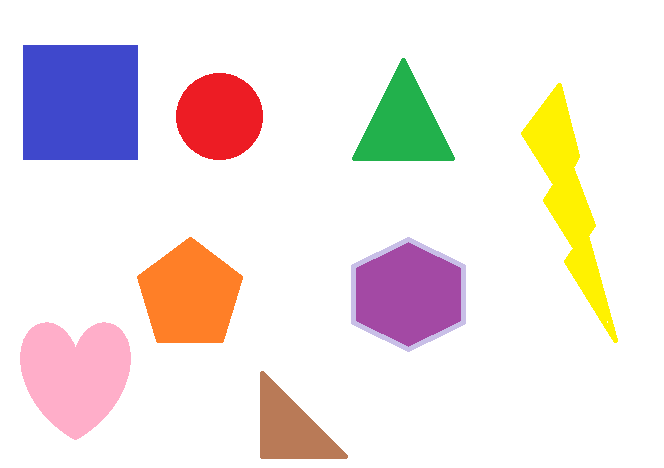
#> input picture algorithm/objectS/src/img.png, 664 x 468 px
$ python first.py   (older library calls are emulated)
#> lines starting #> are read from the running program, lines starting #| are printed output that depends on the picture; after the words box and inside, x2 and y2 are one past the last pixel; in counts of white or black regions, pixels touching at a corner belong together
import numpy as np
import cv2 as cv
'''
图像的灰度化、图像的二值化、图像轮廓的提取以及中心点的生成。
'''

font = cv.FONT_HERSHEY_TRIPLEX  # 定义字体
while True:
    img = cv.imread('src/img.png')
#> img is the input picture: shape (468, 664, 3); mean B, G, R 227.2, 228.4, 238.8
    img_gray = cv.cvtColor(img, cv.COLOR_RGB2GRAY)
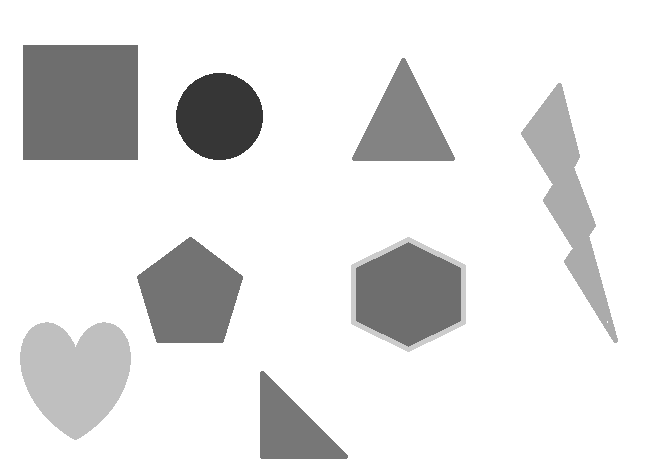
#> img_gray: shape (468, 664); min 54, max 255, mean 229.2
    cv.namedWindow('input_image', cv.WINDOW_AUTOSIZE)

    ret, binary = cv.threshold(img_gray, 127, 255, cv.THRESH_BINARY_INV | cv.THRESH_OTSU)
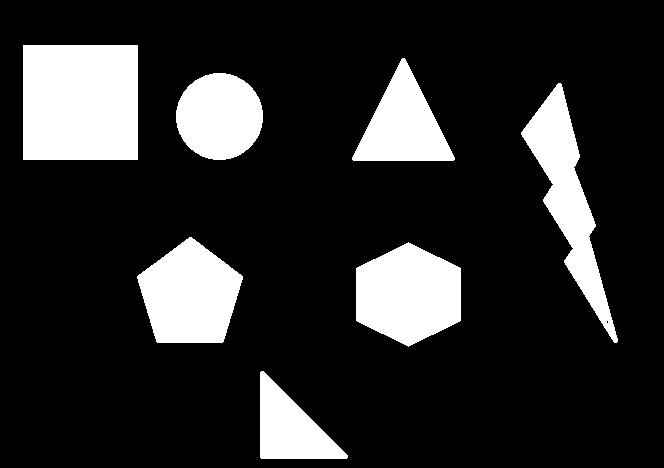
#> binary: shape (468, 664); 17% white; 7 white regions, largest, box (x1, y1, x2, y2) and area: (23, 45, 138, 160) 13225, (356, 242, 461, 347) 8264, (137, 237, 243, 343) 7908
#> ret = 171
    # 形态学闭运算(消除黑洞)
    kernel = cv.getStructuringElement(cv.MORPH_RECT, (5, 5))
    binary_closing = cv.morphologyEx(binary, cv.MORPH_CLOSE, kernel)
#> binary_closing: shape (468, 664); 17% white; 7 white regions

    # 检索轮廓: 第二个参数表示轮廓的检索模式, 第三个参数method为轮廓的近似办法
    contours, hierarchy = cv.findContours(binary_closing, cv.RETR_EXTERNAL, cv.CHAIN_APPROX_SIMPLE)
#> contours = 7 contours; box (x1, y1, x2, y2) and area: (23, 45, 138, 160) 12996, (356, 242, 461, 347) 8107, (137, 237, 243, 343) 7756, (521, 83, 618, 343) 7351, (176, 73, 263, 160) 5810, (352, 58, 455, 161) 5453, (260, 371, 348, 459) 4040
    cv.imshow('close',binary_closing)

    # 遍历全部轮廓
    for i, contour in enumerate(contours):
        # 轮廓面积
        area = cv.contourArea(contour)
        # 几何矩
        mm = cv.moments(contour)
        # 获得中心矩(质心坐标)
        if mm['m00']:
            cx = int(mm['m10'] / mm['m00'])
            cy = int(mm['m01'] / mm['m00'])
        else:
            continue

        """
        circle(img, center, radius, color[, thickness[, lineType[, shift]]]) -> img
        #在原图img上绘制圆（圆心np.int(cx), np.int(cy)）
        半径 3 ,颜色(0,255,0)绿,线宽2（如果为负数则填充）
        """
        # 绘制中心点
        cv.circle(img, (np.int(cx), np.int(cy)), 3, (0, 0, 0), -1)
        cv.putText(img,"({},{})".format(cx,cy),(cx-50,cy-20),font,0.7, (0,0,0), 1)
        '''
        # 轮廓外接矩形面积
        x, y, w, h = cv.boundingRect(contour)
        cv.rectangle(img, (x, y), (x + w, y + h), (127, 127, 255), 2)
        '''
        # 拟合多边形
        approxCurve = cv.approxPolyDP(contour, 10, True)
        # 画轮廓多边形拟合数目>6的图形轮廓为红色
        if approxCurve.shape[0] > 6:
            # 绘制轮廓: 第二个参数是轮廓本身，在Python中是一个list。第三个绘制轮廓list中的哪条轮廓，如果是-1，则绘制其中的所有轮廓。
            cv.drawContours(img, contours, i, (0, 0, 255), 2)
        # 画轮廓多边形拟合数目=4的图形轮廓为绿色
        elif approxCurve.shape[0] == 4:
            cv.drawContours(img, contours, i, (0, 255, 0), 2)
        # 画轮廓多边形拟合数目=3的图形轮廓为蓝
        elif approxCurve.shape[0] == 3:
            cv.drawContours(img, contours, i, (255, 0, 0), 2)
        # 画其余数目的轮廓多边形拟合的图形轮廓为黄色
        else:
            cv.drawContours(img, contours, i, (0, 255, 255), 2)
#> this loop made 7 passes
#> (area, cx, cy, approxCurve) on passes 1, 6, 7: (4039.5, 289, 428, [[261, 371], [260, 457], [346, 458]]), (5453, 403, 125, [[402, 58], [352, 159], [453, 160]]), (12996, 80, 102, [[23, 45], [23, 159], [137, 159], [137, 45]])
#> (area, cx, cy) on passes 2 to 5: (8107, 408, 294), (7756, 189, 294), (7351, 567, 195), (5810, 219, 116)
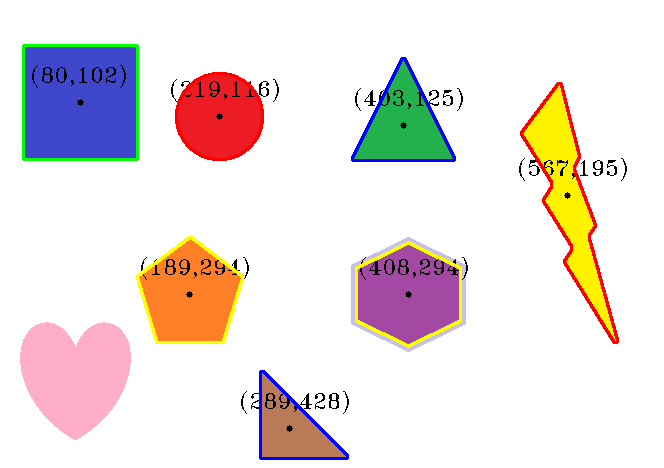
#> img: shape (468, 664, 3); 3.8% of pixels changed, all inside (x1, y1, x2, y2) = (22, 44, 627, 460)
    cv.imshow('input_image', img)
    if cv.waitKey(1) & 0xFF == ord('q'):
#> (key q is pressed here)
        break

cv.destroyAllWindows()
